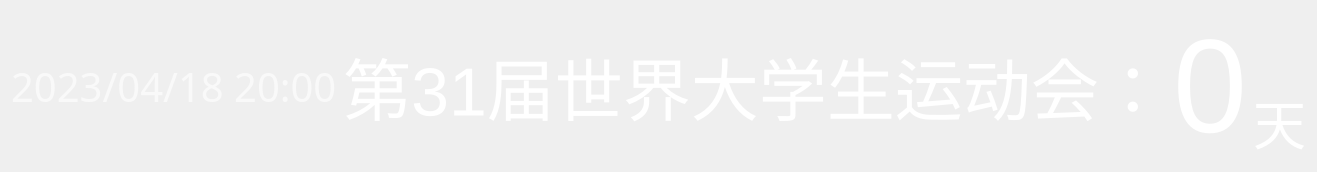
<?xml version="1.0" encoding="UTF-8"?>
<ui version="4.0">
 <class>Widget</class>
 <widget class="QWidget" name="Widget">
  <property name="geometry">
   <rect>
    <x>0</x>
    <y>0</y>
    <width>1024</width>
    <height>144</height>
   </rect>
  </property>
  <property name="font">
   <font>
    <pointsize>40</pointsize>
   </font>
  </property>
  <property name="windowTitle">
   <string>Widget</string>
  </property>
  <layout class="QGridLayout" name="gridLayout">
   <item row="0" column="0">
    <layout class="QHBoxLayout" name="horizontalLayout">
     <item>
      <widget class="QLabel" name="timeLabel">
       <property name="font">
        <font>
         <family>.Apple Symbols Fallback</family>
         <pointsize>30</pointsize>
        </font>
       </property>
       <property name="styleSheet">
        <string notr="true">color: rgb(249, 249, 249);</string>
       </property>
       <property name="text">
        <string>2023/04/18 20:00</string>
       </property>
      </widget>
     </item>
     <item>
      <spacer name="horizontalSpacer">
       <property name="orientation">
        <enum>Qt::Horizontal</enum>
       </property>
       <property name="sizeHint" stdset="0">
        <size>
         <width>40</width>
         <height>20</height>
        </size>
       </property>
      </spacer>
     </item>
     <item>
      <widget class="QLabel" name="titleLabel">
       <property name="palette">
        <palette>
         <active>
          <colorrole role="WindowText">
           <brush brushstyle="SolidPattern">
            <color alpha="255">
             <red>255</red>
             <green>255</green>
             <blue>255</blue>
            </color>
           </brush>
          </colorrole>
          <colorrole role="Button">
           <brush brushstyle="SolidPattern">
            <color alpha="255">
             <red>0</red>
             <green>0</green>
             <blue>0</blue>
            </color>
           </brush>
          </colorrole>
          <colorrole role="Light">
           <brush brushstyle="SolidPattern">
            <color alpha="255">
             <red>0</red>
             <green>0</green>
             <blue>0</blue>
            </color>
           </brush>
          </colorrole>
          <colorrole role="Midlight">
           <brush brushstyle="SolidPattern">
            <color alpha="255">
             <red>0</red>
             <green>0</green>
             <blue>0</blue>
            </color>
           </brush>
          </colorrole>
          <colorrole role="Dark">
           <brush brushstyle="SolidPattern">
            <color alpha="255">
             <red>0</red>
             <green>0</green>
             <blue>0</blue>
            </color>
           </brush>
          </colorrole>
          <colorrole role="Mid">
           <brush brushstyle="SolidPattern">
            <color alpha="255">
             <red>0</red>
             <green>0</green>
             <blue>0</blue>
            </color>
           </brush>
          </colorrole>
          <colorrole role="Text">
           <brush brushstyle="SolidPattern">
            <color alpha="255">
             <red>255</red>
             <green>255</green>
             <blue>255</blue>
            </color>
           </brush>
          </colorrole>
          <colorrole role="BrightText">
           <brush brushstyle="SolidPattern">
            <color alpha="255">
             <red>255</red>
             <green>255</green>
             <blue>255</blue>
            </color>
           </brush>
          </colorrole>
          <colorrole role="ButtonText">
           <brush brushstyle="SolidPattern">
            <color alpha="255">
             <red>255</red>
             <green>255</green>
             <blue>255</blue>
            </color>
           </brush>
          </colorrole>
          <colorrole role="Base">
           <brush brushstyle="SolidPattern">
            <color alpha="255">
             <red>0</red>
             <green>0</green>
             <blue>0</blue>
            </color>
           </brush>
          </colorrole>
          <colorrole role="Window">
           <brush brushstyle="SolidPattern">
            <color alpha="255">
             <red>0</red>
             <green>0</green>
             <blue>0</blue>
            </color>
           </brush>
          </colorrole>
          <colorrole role="Shadow">
           <brush brushstyle="SolidPattern">
            <color alpha="255">
             <red>0</red>
             <green>0</green>
             <blue>0</blue>
            </color>
           </brush>
          </colorrole>
          <colorrole role="AlternateBase">
           <brush brushstyle="SolidPattern">
            <color alpha="255">
             <red>0</red>
             <green>0</green>
             <blue>0</blue>
            </color>
           </brush>
          </colorrole>
          <colorrole role="ToolTipBase">
           <brush brushstyle="SolidPattern">
            <color alpha="255">
             <red>255</red>
             <green>255</green>
             <blue>220</blue>
            </color>
           </brush>
          </colorrole>
          <colorrole role="ToolTipText">
           <brush brushstyle="SolidPattern">
            <color alpha="255">
             <red>0</red>
             <green>0</green>
             <blue>0</blue>
            </color>
           </brush>
          </colorrole>
         </active>
         <inactive>
          <colorrole role="WindowText">
           <brush brushstyle="SolidPattern">
            <color alpha="255">
             <red>255</red>
             <green>255</green>
             <blue>255</blue>
            </color>
           </brush>
          </colorrole>
          <colorrole role="Button">
           <brush brushstyle="SolidPattern">
            <color alpha="255">
             <red>0</red>
             <green>0</green>
             <blue>0</blue>
            </color>
           </brush>
          </colorrole>
          <colorrole role="Light">
           <brush brushstyle="SolidPattern">
            <color alpha="255">
             <red>0</red>
             <green>0</green>
             <blue>0</blue>
            </color>
           </brush>
          </colorrole>
          <colorrole role="Midlight">
           <brush brushstyle="SolidPattern">
            <color alpha="255">
             <red>0</red>
             <green>0</green>
             <blue>0</blue>
            </color>
           </brush>
          </colorrole>
          <colorrole role="Dark">
           <brush brushstyle="SolidPattern">
            <color alpha="255">
             <red>0</red>
             <green>0</green>
             <blue>0</blue>
            </color>
           </brush>
          </colorrole>
          <colorrole role="Mid">
           <brush brushstyle="SolidPattern">
            <color alpha="255">
             <red>0</red>
             <green>0</green>
             <blue>0</blue>
            </color>
           </brush>
          </colorrole>
          <colorrole role="Text">
           <brush brushstyle="SolidPattern">
            <color alpha="255">
             <red>255</red>
             <green>255</green>
             <blue>255</blue>
            </color>
           </brush>
          </colorrole>
          <colorrole role="BrightText">
           <brush brushstyle="SolidPattern">
            <color alpha="255">
             <red>255</red>
             <green>255</green>
             <blue>255</blue>
            </color>
           </brush>
          </colorrole>
          <colorrole role="ButtonText">
           <brush brushstyle="SolidPattern">
            <color alpha="255">
             <red>255</red>
             <green>255</green>
             <blue>255</blue>
            </color>
           </brush>
          </colorrole>
          <colorrole role="Base">
           <brush brushstyle="SolidPattern">
            <color alpha="255">
             <red>0</red>
             <green>0</green>
             <blue>0</blue>
            </color>
           </brush>
          </colorrole>
          <colorrole role="Window">
           <brush brushstyle="SolidPattern">
            <color alpha="255">
             <red>0</red>
             <green>0</green>
             <blue>0</blue>
            </color>
           </brush>
          </colorrole>
          <colorrole role="Shadow">
           <brush brushstyle="SolidPattern">
            <color alpha="255">
             <red>0</red>
             <green>0</green>
             <blue>0</blue>
            </color>
           </brush>
          </colorrole>
          <colorrole role="AlternateBase">
           <brush brushstyle="SolidPattern">
            <color alpha="255">
             <red>0</red>
             <green>0</green>
             <blue>0</blue>
            </color>
           </brush>
          </colorrole>
          <colorrole role="ToolTipBase">
           <brush brushstyle="SolidPattern">
            <color alpha="255">
             <red>255</red>
             <green>255</green>
             <blue>220</blue>
            </color>
           </brush>
          </colorrole>
          <colorrole role="ToolTipText">
           <brush brushstyle="SolidPattern">
            <color alpha="255">
             <red>0</red>
             <green>0</green>
             <blue>0</blue>
            </color>
           </brush>
          </colorrole>
         </inactive>
         <disabled>
          <colorrole role="WindowText">
           <brush brushstyle="SolidPattern">
            <color alpha="255">
             <red>0</red>
             <green>0</green>
             <blue>0</blue>
            </color>
           </brush>
          </colorrole>
          <colorrole role="Button">
           <brush brushstyle="SolidPattern">
            <color alpha="255">
             <red>0</red>
             <green>0</green>
             <blue>0</blue>
            </color>
           </brush>
          </colorrole>
          <colorrole role="Light">
           <brush brushstyle="SolidPattern">
            <color alpha="255">
             <red>0</red>
             <green>0</green>
             <blue>0</blue>
            </color>
           </brush>
          </colorrole>
          <colorrole role="Midlight">
           <brush brushstyle="SolidPattern">
            <color alpha="255">
             <red>0</red>
             <green>0</green>
             <blue>0</blue>
            </color>
           </brush>
          </colorrole>
          <colorrole role="Dark">
           <brush brushstyle="SolidPattern">
            <color alpha="255">
             <red>0</red>
             <green>0</green>
             <blue>0</blue>
            </color>
           </brush>
          </colorrole>
          <colorrole role="Mid">
           <brush brushstyle="SolidPattern">
            <color alpha="255">
             <red>0</red>
             <green>0</green>
             <blue>0</blue>
            </color>
           </brush>
          </colorrole>
          <colorrole role="Text">
           <brush brushstyle="SolidPattern">
            <color alpha="255">
             <red>0</red>
             <green>0</green>
             <blue>0</blue>
            </color>
           </brush>
          </colorrole>
          <colorrole role="BrightText">
           <brush brushstyle="SolidPattern">
            <color alpha="255">
             <red>255</red>
             <green>255</green>
             <blue>255</blue>
            </color>
           </brush>
          </colorrole>
          <colorrole role="ButtonText">
           <brush brushstyle="SolidPattern">
            <color alpha="255">
             <red>0</red>
             <green>0</green>
             <blue>0</blue>
            </color>
           </brush>
          </colorrole>
          <colorrole role="Base">
           <brush brushstyle="SolidPattern">
            <color alpha="255">
             <red>0</red>
             <green>0</green>
             <blue>0</blue>
            </color>
           </brush>
          </colorrole>
          <colorrole role="Window">
           <brush brushstyle="SolidPattern">
            <color alpha="255">
             <red>0</red>
             <green>0</green>
             <blue>0</blue>
            </color>
           </brush>
          </colorrole>
          <colorrole role="Shadow">
           <brush brushstyle="SolidPattern">
            <color alpha="255">
             <red>0</red>
             <green>0</green>
             <blue>0</blue>
            </color>
           </brush>
          </colorrole>
          <colorrole role="AlternateBase">
           <brush brushstyle="SolidPattern">
            <color alpha="255">
             <red>0</red>
             <green>0</green>
             <blue>0</blue>
            </color>
           </brush>
          </colorrole>
          <colorrole role="ToolTipBase">
           <brush brushstyle="SolidPattern">
            <color alpha="255">
             <red>255</red>
             <green>255</green>
             <blue>220</blue>
            </color>
           </brush>
          </colorrole>
          <colorrole role="ToolTipText">
           <brush brushstyle="SolidPattern">
            <color alpha="255">
             <red>0</red>
             <green>0</green>
             <blue>0</blue>
            </color>
           </brush>
          </colorrole>
         </disabled>
        </palette>
       </property>
       <property name="font">
        <font>
         <pointsize>51</pointsize>
        </font>
       </property>
       <property name="text">
        <string notr="true">第31届世界大学生运动会：</string>
       </property>
       <property name="alignment">
        <set>Qt::AlignCenter</set>
       </property>
      </widget>
     </item>
     <item>
      <spacer name="horizontalSpacer_2">
       <property name="orientation">
        <enum>Qt::Horizontal</enum>
       </property>
       <property name="sizeHint" stdset="0">
        <size>
         <width>40</width>
         <height>20</height>
        </size>
       </property>
      </spacer>
     </item>
     <item>
      <widget class="QLabel" name="label">
       <property name="palette">
        <palette>
         <active>
          <colorrole role="WindowText">
           <brush brushstyle="SolidPattern">
            <color alpha="255">
             <red>255</red>
             <green>255</green>
             <blue>255</blue>
            </color>
           </brush>
          </colorrole>
          <colorrole role="Button">
           <brush brushstyle="SolidPattern">
            <color alpha="255">
             <red>0</red>
             <green>0</green>
             <blue>0</blue>
            </color>
           </brush>
          </colorrole>
          <colorrole role="Light">
           <brush brushstyle="SolidPattern">
            <color alpha="255">
             <red>0</red>
             <green>0</green>
             <blue>0</blue>
            </color>
           </brush>
          </colorrole>
          <colorrole role="Midlight">
           <brush brushstyle="SolidPattern">
            <color alpha="255">
             <red>0</red>
             <green>0</green>
             <blue>0</blue>
            </color>
           </brush>
          </colorrole>
          <colorrole role="Dark">
           <brush brushstyle="SolidPattern">
            <color alpha="255">
             <red>0</red>
             <green>0</green>
             <blue>0</blue>
            </color>
           </brush>
          </colorrole>
          <colorrole role="Mid">
           <brush brushstyle="SolidPattern">
            <color alpha="255">
             <red>0</red>
             <green>0</green>
             <blue>0</blue>
            </color>
           </brush>
          </colorrole>
          <colorrole role="Text">
           <brush brushstyle="SolidPattern">
            <color alpha="255">
             <red>255</red>
             <green>255</green>
             <blue>255</blue>
            </color>
           </brush>
          </colorrole>
          <colorrole role="BrightText">
           <brush brushstyle="SolidPattern">
            <color alpha="255">
             <red>255</red>
             <green>255</green>
             <blue>255</blue>
            </color>
           </brush>
          </colorrole>
          <colorrole role="ButtonText">
           <brush brushstyle="SolidPattern">
            <color alpha="255">
             <red>255</red>
             <green>255</green>
             <blue>255</blue>
            </color>
           </brush>
          </colorrole>
          <colorrole role="Base">
           <brush brushstyle="SolidPattern">
            <color alpha="255">
             <red>0</red>
             <green>0</green>
             <blue>0</blue>
            </color>
           </brush>
          </colorrole>
          <colorrole role="Window">
           <brush brushstyle="SolidPattern">
            <color alpha="255">
             <red>0</red>
             <green>0</green>
             <blue>0</blue>
            </color>
           </brush>
          </colorrole>
          <colorrole role="Shadow">
           <brush brushstyle="SolidPattern">
            <color alpha="255">
             <red>0</red>
             <green>0</green>
             <blue>0</blue>
            </color>
           </brush>
          </colorrole>
          <colorrole role="AlternateBase">
           <brush brushstyle="SolidPattern">
            <color alpha="255">
             <red>0</red>
             <green>0</green>
             <blue>0</blue>
            </color>
           </brush>
          </colorrole>
          <colorrole role="ToolTipBase">
           <brush brushstyle="SolidPattern">
            <color alpha="255">
             <red>255</red>
             <green>255</green>
             <blue>220</blue>
            </color>
           </brush>
          </colorrole>
          <colorrole role="ToolTipText">
           <brush brushstyle="SolidPattern">
            <color alpha="255">
             <red>0</red>
             <green>0</green>
             <blue>0</blue>
            </color>
           </brush>
          </colorrole>
         </active>
         <inactive>
          <colorrole role="WindowText">
           <brush brushstyle="SolidPattern">
            <color alpha="255">
             <red>255</red>
             <green>255</green>
             <blue>255</blue>
            </color>
           </brush>
          </colorrole>
          <colorrole role="Button">
           <brush brushstyle="SolidPattern">
            <color alpha="255">
             <red>0</red>
             <green>0</green>
             <blue>0</blue>
            </color>
           </brush>
          </colorrole>
          <colorrole role="Light">
           <brush brushstyle="SolidPattern">
            <color alpha="255">
             <red>0</red>
             <green>0</green>
             <blue>0</blue>
            </color>
           </brush>
          </colorrole>
          <colorrole role="Midlight">
           <brush brushstyle="SolidPattern">
            <color alpha="255">
             <red>0</red>
             <green>0</green>
             <blue>0</blue>
            </color>
           </brush>
          </colorrole>
          <colorrole role="Dark">
           <brush brushstyle="SolidPattern">
            <color alpha="255">
             <red>0</red>
             <green>0</green>
             <blue>0</blue>
            </color>
           </brush>
          </colorrole>
          <colorrole role="Mid">
           <brush brushstyle="SolidPattern">
            <color alpha="255">
             <red>0</red>
             <green>0</green>
             <blue>0</blue>
            </color>
           </brush>
          </colorrole>
          <colorrole role="Text">
           <brush brushstyle="SolidPattern">
            <color alpha="255">
             <red>255</red>
             <green>255</green>
             <blue>255</blue>
            </color>
           </brush>
          </colorrole>
          <colorrole role="BrightText">
           <brush brushstyle="SolidPattern">
            <color alpha="255">
             <red>255</red>
             <green>255</green>
             <blue>255</blue>
            </color>
           </brush>
          </colorrole>
          <colorrole role="ButtonText">
           <brush brushstyle="SolidPattern">
            <color alpha="255">
             <red>255</red>
             <green>255</green>
             <blue>255</blue>
            </color>
           </brush>
          </colorrole>
          <colorrole role="Base">
           <brush brushstyle="SolidPattern">
            <color alpha="255">
             <red>0</red>
             <green>0</green>
             <blue>0</blue>
            </color>
           </brush>
          </colorrole>
          <colorrole role="Window">
           <brush brushstyle="SolidPattern">
            <color alpha="255">
             <red>0</red>
             <green>0</green>
             <blue>0</blue>
            </color>
           </brush>
          </colorrole>
          <colorrole role="Shadow">
           <brush brushstyle="SolidPattern">
            <color alpha="255">
             <red>0</red>
             <green>0</green>
             <blue>0</blue>
            </color>
           </brush>
          </colorrole>
          <colorrole role="AlternateBase">
           <brush brushstyle="SolidPattern">
            <color alpha="255">
             <red>0</red>
             <green>0</green>
             <blue>0</blue>
            </color>
           </brush>
          </colorrole>
          <colorrole role="ToolTipBase">
           <brush brushstyle="SolidPattern">
            <color alpha="255">
             <red>255</red>
             <green>255</green>
             <blue>220</blue>
            </color>
           </brush>
          </colorrole>
          <colorrole role="ToolTipText">
           <brush brushstyle="SolidPattern">
            <color alpha="255">
             <red>0</red>
             <green>0</green>
             <blue>0</blue>
            </color>
           </brush>
          </colorrole>
         </inactive>
         <disabled>
          <colorrole role="WindowText">
           <brush brushstyle="SolidPattern">
            <color alpha="255">
             <red>0</red>
             <green>0</green>
             <blue>0</blue>
            </color>
           </brush>
          </colorrole>
          <colorrole role="Button">
           <brush brushstyle="SolidPattern">
            <color alpha="255">
             <red>0</red>
             <green>0</green>
             <blue>0</blue>
            </color>
           </brush>
          </colorrole>
          <colorrole role="Light">
           <brush brushstyle="SolidPattern">
            <color alpha="255">
             <red>0</red>
             <green>0</green>
             <blue>0</blue>
            </color>
           </brush>
          </colorrole>
          <colorrole role="Midlight">
           <brush brushstyle="SolidPattern">
            <color alpha="255">
             <red>0</red>
             <green>0</green>
             <blue>0</blue>
            </color>
           </brush>
          </colorrole>
          <colorrole role="Dark">
           <brush brushstyle="SolidPattern">
            <color alpha="255">
             <red>0</red>
             <green>0</green>
             <blue>0</blue>
            </color>
           </brush>
          </colorrole>
          <colorrole role="Mid">
           <brush brushstyle="SolidPattern">
            <color alpha="255">
             <red>0</red>
             <green>0</green>
             <blue>0</blue>
            </color>
           </brush>
          </colorrole>
          <colorrole role="Text">
           <brush brushstyle="SolidPattern">
            <color alpha="255">
             <red>0</red>
             <green>0</green>
             <blue>0</blue>
            </color>
           </brush>
          </colorrole>
          <colorrole role="BrightText">
           <brush brushstyle="SolidPattern">
            <color alpha="255">
             <red>255</red>
             <green>255</green>
             <blue>255</blue>
            </color>
           </brush>
          </colorrole>
          <colorrole role="ButtonText">
           <brush brushstyle="SolidPattern">
            <color alpha="255">
             <red>0</red>
             <green>0</green>
             <blue>0</blue>
            </color>
           </brush>
          </colorrole>
          <colorrole role="Base">
           <brush brushstyle="SolidPattern">
            <color alpha="255">
             <red>0</red>
             <green>0</green>
             <blue>0</blue>
            </color>
           </brush>
          </colorrole>
          <colorrole role="Window">
           <brush brushstyle="SolidPattern">
            <color alpha="255">
             <red>0</red>
             <green>0</green>
             <blue>0</blue>
            </color>
           </brush>
          </colorrole>
          <colorrole role="Shadow">
           <brush brushstyle="SolidPattern">
            <color alpha="255">
             <red>0</red>
             <green>0</green>
             <blue>0</blue>
            </color>
           </brush>
          </colorrole>
          <colorrole role="AlternateBase">
           <brush brushstyle="SolidPattern">
            <color alpha="255">
             <red>0</red>
             <green>0</green>
             <blue>0</blue>
            </color>
           </brush>
          </colorrole>
          <colorrole role="ToolTipBase">
           <brush brushstyle="SolidPattern">
            <color alpha="255">
             <red>255</red>
             <green>255</green>
             <blue>220</blue>
            </color>
           </brush>
          </colorrole>
          <colorrole role="ToolTipText">
           <brush brushstyle="SolidPattern">
            <color alpha="255">
             <red>0</red>
             <green>0</green>
             <blue>0</blue>
            </color>
           </brush>
          </colorrole>
         </disabled>
        </palette>
       </property>
       <property name="font">
        <font>
         <pointsize>100</pointsize>
        </font>
       </property>
       <property name="text">
        <string>0</string>
       </property>
       <property name="alignment">
        <set>Qt::AlignCenter</set>
       </property>
      </widget>
     </item>
     <item>
      <widget class="QLabel" name="label_2">
       <property name="palette">
        <palette>
         <active>
          <colorrole role="WindowText">
           <brush brushstyle="SolidPattern">
            <color alpha="255">
             <red>255</red>
             <green>255</green>
             <blue>255</blue>
            </color>
           </brush>
          </colorrole>
          <colorrole role="Button">
           <brush brushstyle="SolidPattern">
            <color alpha="255">
             <red>0</red>
             <green>0</green>
             <blue>0</blue>
            </color>
           </brush>
          </colorrole>
          <colorrole role="Light">
           <brush brushstyle="SolidPattern">
            <color alpha="255">
             <red>0</red>
             <green>0</green>
             <blue>0</blue>
            </color>
           </brush>
          </colorrole>
          <colorrole role="Midlight">
           <brush brushstyle="SolidPattern">
            <color alpha="255">
             <red>0</red>
             <green>0</green>
             <blue>0</blue>
            </color>
           </brush>
          </colorrole>
          <colorrole role="Dark">
           <brush brushstyle="SolidPattern">
            <color alpha="255">
             <red>0</red>
             <green>0</green>
             <blue>0</blue>
            </color>
           </brush>
          </colorrole>
          <colorrole role="Mid">
           <brush brushstyle="SolidPattern">
            <color alpha="255">
             <red>0</red>
             <green>0</green>
             <blue>0</blue>
            </color>
           </brush>
          </colorrole>
          <colorrole role="Text">
           <brush brushstyle="SolidPattern">
            <color alpha="255">
             <red>255</red>
             <green>255</green>
             <blue>255</blue>
            </color>
           </brush>
          </colorrole>
          <colorrole role="BrightText">
           <brush brushstyle="SolidPattern">
            <color alpha="255">
             <red>255</red>
             <green>255</green>
             <blue>255</blue>
            </color>
           </brush>
          </colorrole>
          <colorrole role="ButtonText">
           <brush brushstyle="SolidPattern">
            <color alpha="255">
             <red>255</red>
             <green>255</green>
             <blue>255</blue>
            </color>
           </brush>
          </colorrole>
          <colorrole role="Base">
           <brush brushstyle="SolidPattern">
            <color alpha="255">
             <red>0</red>
             <green>0</green>
             <blue>0</blue>
            </color>
           </brush>
          </colorrole>
          <colorrole role="Window">
           <brush brushstyle="SolidPattern">
            <color alpha="255">
             <red>0</red>
             <green>0</green>
             <blue>0</blue>
            </color>
           </brush>
          </colorrole>
          <colorrole role="Shadow">
           <brush brushstyle="SolidPattern">
            <color alpha="255">
             <red>0</red>
             <green>0</green>
             <blue>0</blue>
            </color>
           </brush>
          </colorrole>
          <colorrole role="AlternateBase">
           <brush brushstyle="SolidPattern">
            <color alpha="255">
             <red>0</red>
             <green>0</green>
             <blue>0</blue>
            </color>
           </brush>
          </colorrole>
          <colorrole role="ToolTipBase">
           <brush brushstyle="SolidPattern">
            <color alpha="255">
             <red>255</red>
             <green>255</green>
             <blue>220</blue>
            </color>
           </brush>
          </colorrole>
          <colorrole role="ToolTipText">
           <brush brushstyle="SolidPattern">
            <color alpha="255">
             <red>0</red>
             <green>0</green>
             <blue>0</blue>
            </color>
           </brush>
          </colorrole>
         </active>
         <inactive>
          <colorrole role="WindowText">
           <brush brushstyle="SolidPattern">
            <color alpha="255">
             <red>255</red>
             <green>255</green>
             <blue>255</blue>
            </color>
           </brush>
          </colorrole>
          <colorrole role="Button">
           <brush brushstyle="SolidPattern">
            <color alpha="255">
             <red>0</red>
             <green>0</green>
             <blue>0</blue>
            </color>
           </brush>
          </colorrole>
          <colorrole role="Light">
           <brush brushstyle="SolidPattern">
            <color alpha="255">
             <red>0</red>
             <green>0</green>
             <blue>0</blue>
            </color>
           </brush>
          </colorrole>
          <colorrole role="Midlight">
           <brush brushstyle="SolidPattern">
            <color alpha="255">
             <red>0</red>
             <green>0</green>
             <blue>0</blue>
            </color>
           </brush>
          </colorrole>
          <colorrole role="Dark">
           <brush brushstyle="SolidPattern">
            <color alpha="255">
             <red>0</red>
             <green>0</green>
             <blue>0</blue>
            </color>
           </brush>
          </colorrole>
          <colorrole role="Mid">
           <brush brushstyle="SolidPattern">
            <color alpha="255">
             <red>0</red>
             <green>0</green>
             <blue>0</blue>
            </color>
           </brush>
          </colorrole>
          <colorrole role="Text">
           <brush brushstyle="SolidPattern">
            <color alpha="255">
             <red>255</red>
             <green>255</green>
             <blue>255</blue>
            </color>
           </brush>
          </colorrole>
          <colorrole role="BrightText">
           <brush brushstyle="SolidPattern">
            <color alpha="255">
             <red>255</red>
             <green>255</green>
             <blue>255</blue>
            </color>
           </brush>
          </colorrole>
          <colorrole role="ButtonText">
           <brush brushstyle="SolidPattern">
            <color alpha="255">
             <red>255</red>
             <green>255</green>
             <blue>255</blue>
            </color>
           </brush>
          </colorrole>
          <colorrole role="Base">
           <brush brushstyle="SolidPattern">
            <color alpha="255">
             <red>0</red>
             <green>0</green>
             <blue>0</blue>
            </color>
           </brush>
          </colorrole>
          <colorrole role="Window">
           <brush brushstyle="SolidPattern">
            <color alpha="255">
             <red>0</red>
             <green>0</green>
             <blue>0</blue>
            </color>
           </brush>
          </colorrole>
          <colorrole role="Shadow">
           <brush brushstyle="SolidPattern">
            <color alpha="255">
             <red>0</red>
             <green>0</green>
             <blue>0</blue>
            </color>
           </brush>
          </colorrole>
          <colorrole role="AlternateBase">
           <brush brushstyle="SolidPattern">
            <color alpha="255">
             <red>0</red>
             <green>0</green>
             <blue>0</blue>
            </color>
           </brush>
          </colorrole>
          <colorrole role="ToolTipBase">
           <brush brushstyle="SolidPattern">
            <color alpha="255">
             <red>255</red>
             <green>255</green>
             <blue>220</blue>
            </color>
           </brush>
          </colorrole>
          <colorrole role="ToolTipText">
           <brush brushstyle="SolidPattern">
            <color alpha="255">
             <red>0</red>
             <green>0</green>
             <blue>0</blue>
            </color>
           </brush>
          </colorrole>
         </inactive>
         <disabled>
          <colorrole role="WindowText">
           <brush brushstyle="SolidPattern">
            <color alpha="255">
             <red>0</red>
             <green>0</green>
             <blue>0</blue>
            </color>
           </brush>
          </colorrole>
          <colorrole role="Button">
           <brush brushstyle="SolidPattern">
            <color alpha="255">
             <red>0</red>
             <green>0</green>
             <blue>0</blue>
            </color>
           </brush>
          </colorrole>
          <colorrole role="Light">
           <brush brushstyle="SolidPattern">
            <color alpha="255">
             <red>0</red>
             <green>0</green>
             <blue>0</blue>
            </color>
           </brush>
          </colorrole>
          <colorrole role="Midlight">
           <brush brushstyle="SolidPattern">
            <color alpha="255">
             <red>0</red>
             <green>0</green>
             <blue>0</blue>
            </color>
           </brush>
          </colorrole>
          <colorrole role="Dark">
           <brush brushstyle="SolidPattern">
            <color alpha="255">
             <red>0</red>
             <green>0</green>
             <blue>0</blue>
            </color>
           </brush>
          </colorrole>
          <colorrole role="Mid">
           <brush brushstyle="SolidPattern">
            <color alpha="255">
             <red>0</red>
             <green>0</green>
             <blue>0</blue>
            </color>
           </brush>
          </colorrole>
          <colorrole role="Text">
           <brush brushstyle="SolidPattern">
            <color alpha="255">
             <red>0</red>
             <green>0</green>
             <blue>0</blue>
            </color>
           </brush>
          </colorrole>
          <colorrole role="BrightText">
           <brush brushstyle="SolidPattern">
            <color alpha="255">
             <red>255</red>
             <green>255</green>
             <blue>255</blue>
            </color>
           </brush>
          </colorrole>
          <colorrole role="ButtonText">
           <brush brushstyle="SolidPattern">
            <color alpha="255">
             <red>0</red>
             <green>0</green>
             <blue>0</blue>
            </color>
           </brush>
          </colorrole>
          <colorrole role="Base">
           <brush brushstyle="SolidPattern">
            <color alpha="255">
             <red>0</red>
             <green>0</green>
             <blue>0</blue>
            </color>
           </brush>
          </colorrole>
          <colorrole role="Window">
           <brush brushstyle="SolidPattern">
            <color alpha="255">
             <red>0</red>
             <green>0</green>
             <blue>0</blue>
            </color>
           </brush>
          </colorrole>
          <colorrole role="Shadow">
           <brush brushstyle="SolidPattern">
            <color alpha="255">
             <red>0</red>
             <green>0</green>
             <blue>0</blue>
            </color>
           </brush>
          </colorrole>
          <colorrole role="AlternateBase">
           <brush brushstyle="SolidPattern">
            <color alpha="255">
             <red>0</red>
             <green>0</green>
             <blue>0</blue>
            </color>
           </brush>
          </colorrole>
          <colorrole role="ToolTipBase">
           <brush brushstyle="SolidPattern">
            <color alpha="255">
             <red>255</red>
             <green>255</green>
             <blue>220</blue>
            </color>
           </brush>
          </colorrole>
          <colorrole role="ToolTipText">
           <brush brushstyle="SolidPattern">
            <color alpha="255">
             <red>0</red>
             <green>0</green>
             <blue>0</blue>
            </color>
           </brush>
          </colorrole>
         </disabled>
        </palette>
       </property>
       <property name="font">
        <font>
         <family>Academy Engraved LET</family>
         <pointsize>40</pointsize>
        </font>
       </property>
       <property name="text">
        <string>天</string>
       </property>
       <property name="alignment">
        <set>Qt::AlignBottom|Qt::AlignHCenter</set>
       </property>
      </widget>
     </item>
    </layout>
   </item>
  </layout>
 </widget>
 <layoutdefault spacing="6" margin="11"/>
 <resources/>
 <connections/>
</ui>
